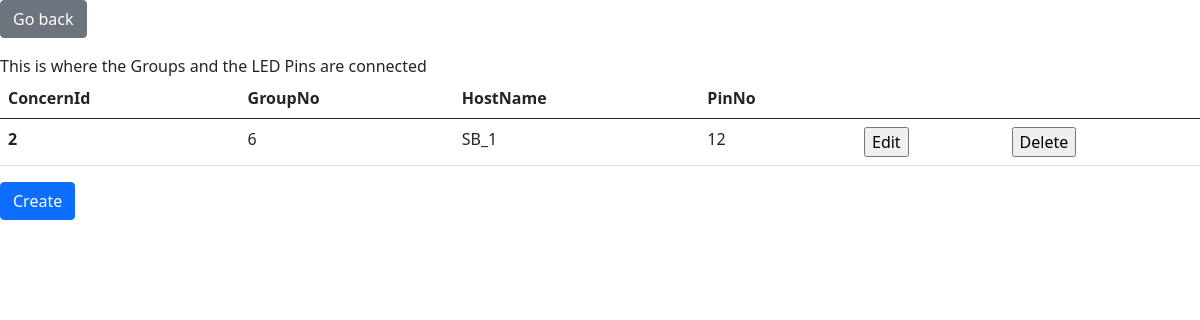
The app's page /concern.php?GroupNo=6 (signed in) with its own data.
### tables this page shows
CREATE TABLE `concern`(
  `ConcernId` int NOT NULL AUTO_INCREMENT,
  `GroupNo` int(11) DEFAULT NULL,
  `HostName` VARCHAR(16) DEFAULT NULL,
  `PinNo` int DEFAULT NULL,
  PRIMARY KEY (`ConcernId`),
  KEY `HostName`(`HostName`),
  KEY `PinNo`(`PinNo`),
  CONSTRAINT `concern_ibfk_1` FOREIGN KEY (`GroupNo`) REFERENCES `groups` (`GroupNo`) ON UPDATE CASCADE ON DELETE CASCADE,
  CONSTRAINT `concern_ibfk_2` FOREIGN KEY (`HostName`) REFERENCES `smartboxes` (`HostName`) ON UPDATE CASCADE ON DELETE CASCADE,
  CONSTRAINT `concern_ibfk_3` FOREIGN KEY (`PinNo`) REFERENCES `pins` (`PinNo`)ON UPDATE CASCADE ON DELETE CASCADE
);

### concern.php (the view, shortened to what this page needs)
<?php
    include_once "htmlHead.php";
    include_once "databaseConnect.php";
?>
    <body>
        <div class="">
            <form action="" method="post">
                <input type="submit" class="btn btn-secondary mb-3" value="Go back">
            </form>
        </div>
        <div>This is where the Groups and the LED Pins are connected</div>
        <?php
            $sqlSelect  = $connection->prepare("SELECT * from concern where GroupNo=?");
            $sqlSelect->bind_param("i", $_GET["GroupNo"]);
            $sqlSelect->execute();
            $result = $sqlSelect->get_result();
            if ($result) {
                ?>
                <table class="table">
                    <thead>
                        <tr>
                            <th scope="col">ConcernId</th>
                            <th scope="col">GroupNo</th>
                            <th scope="col">HostName</th>
                            <th scope="col">PinNo</th>
                            <th scope="col"></th>
                            <th scope="col"></th>
                        </tr>
                    </thead>
                    <tbody>
                        <?php
                        while ($row = $result->fetch_assoc()) {?>
                            <tr>
                                <th scope="row"><?= $row["ConcernId"] ?></th>
                                <td><?= $row["GroupNo"] ?></td>
                                <td><?= $row["HostName"] ?></td>
                                <td><?= $row["PinNo"] ?></td>
                                    <td>
                                        <form method="POST">
                                            <input type="submit" value="Edit">
                                        </form>
                                    </td>
                                    <td>
                                        <form method="POST">
                                            <input type="submit" value="Delete">
                                        </form>
                                    </td>
                            </tr>
                        <?php }?>
                    </tbody>
                </table>
<?php
            }  else {
                print "Something went wrong selecting data";
            }
        ?>
    <form action="" method="post">
        <input type="submit" class="btn btn-primary" value="Create">
    </form>
    </body>
</html>

### records on screen
concern: ConcernId "2", GroupNo "6", HostName "SB_1", PinNo "12"
